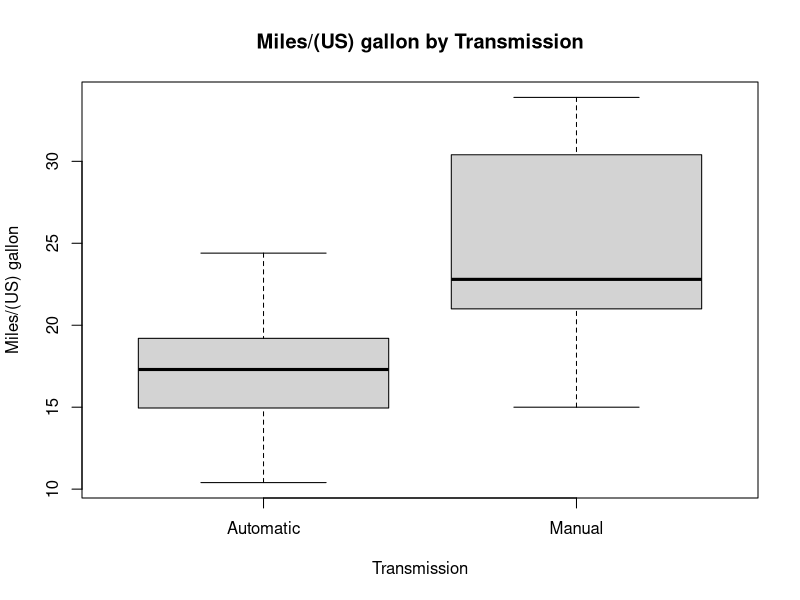
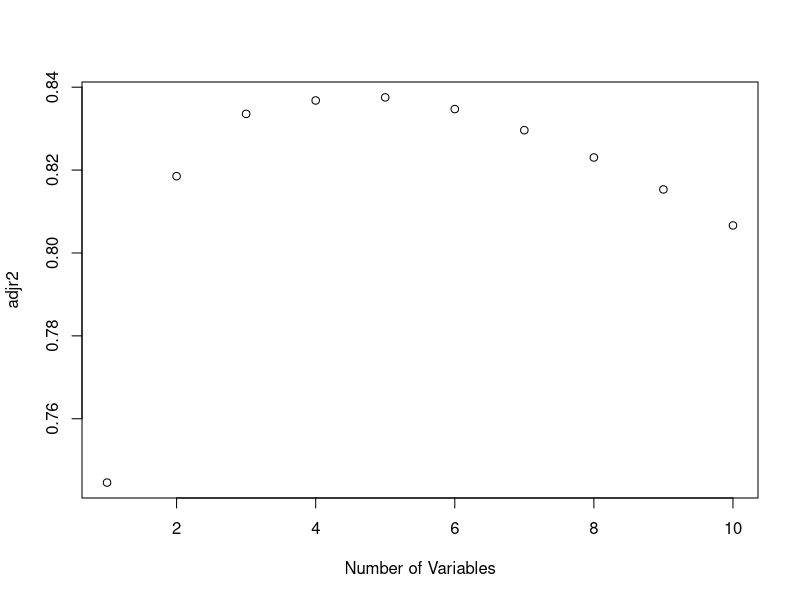

Recreate these plots in R, in order.
## ---- chunk 1
data(mtcars)
mtcars$am <- factor(mtcars$am,labels=c("Automatic","Manual"))
with(mtcars,plot(am,mpg,xlab="Transmission",ylab="Miles/(US) gallon",main="Miles/(US) gallon by Transmission"))
groupmpg <- tapply(mtcars$mpg,mtcars$am,mean)
## ---- chunk 2
library(leaps)
regfit.full=regsubsets(mpg~.,data=mtcars, nvmax=10)
reg.summary=summary(regfit.full)
plot(reg.summary$adjr2,xlab="Number of Variables",ylab="adjr2")

## ---- chunk 3
fit1 <- lm(mpg~wt + qsec + am,data=mtcars)
## ---- chunk 4
par(mfrow=c(2,2))
#plot(fit1)
# library(gvlma)
# gvmodel <- gvlma(fit1)
# summary(gvmodel)
library(car)
mtcars$am <- as.numeric(mtcars$am) +1
#boxTidwell(mpg~wt + qsec + am,data=mtcars)

 fit2<- lm(mpg~I(wt^(-0.25)) + qsec + am,data=mtcars)
# plot(fit2)
summary(fit2)
#summary(mtcars)
